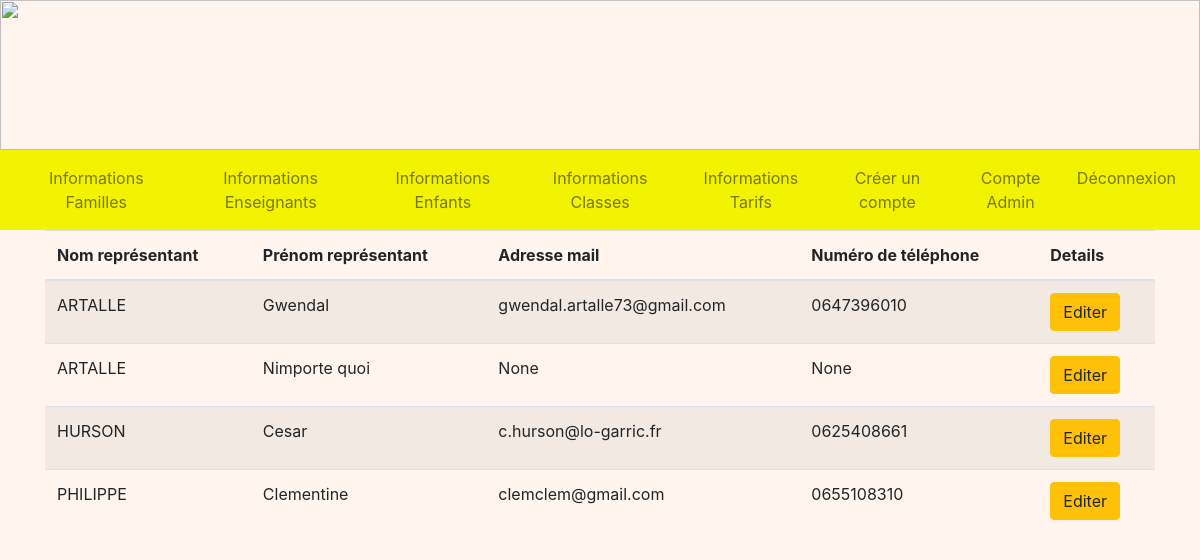
The app's page /infosFamilles (signed in), older data.
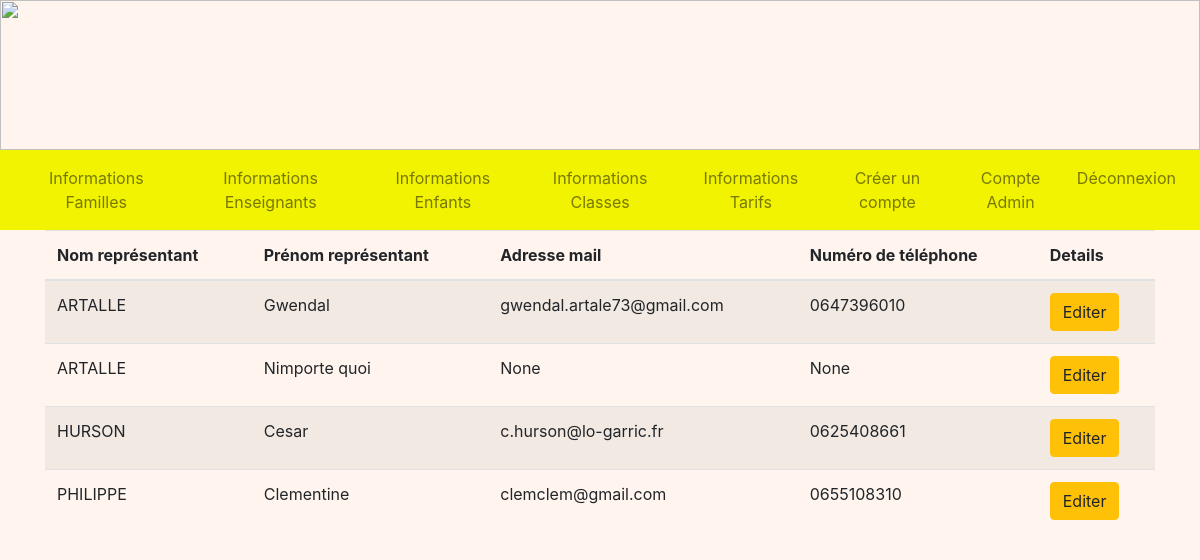
The same page, newer data.
### tables this page shows
CREATE TABLE Representant (
  code_representant integer primary key autoincrement,
  nom_representant TEXT NOT NULL,
  prenom_representant TEXT NOT NULL,
  telephone TEXT,
  email TEXT,
  identifiant TEXT NOT NULL,
  FOREIGN KEY (identifiant) REFERENCES Compte(identifiant)
);

### admin.py (the view)
@app.route('/infosFamilles', methods = ["GET"])
@login_required
def infosFamille():
    db = get_db()
    cur = db.cursor()
    user = cur.execute("SELECT type_compte FROM Compte WHERE identifiant = ?", (flask_login.current_user.name, )).fetchone()
    if user[0] == 'Admin':
        representants = cur.execute("SELECT * FROM representant ORDER BY nom_representant, prenom_representant").fetchall()
        return render_template('A_infosFamilles.html', representants=representants)
    return redirect(url_for('acceuil'))

### main.py (called while the page is built)
@login_manager.user_loader
def load_user(user_id):
    db = get_db()
    cur = db.cursor()
    user = cur.execute('SELECT identifiant, mot_de_passe FROM Compte WHERE identifiant=?', (user_id, )).fetchone()
    return User(user[0], user[1])

def get_db():
    if 'db' not in g:
        g.db = sqlite3.connect(DATABASE)
    return g.db

@app.teardown_appcontext
def close_connection(exception):
    db = g.pop('db', None)
    if db is not None:
        db.close()

### templates/A_infosFamilles.html (shortened to what this page needs)
<!DOCTYPE html>
<html>
<head>
    <link rel="stylesheet" href="https://cdn.jsdelivr.net/npm/bootstrap@4.3.1/dist/css/bootstrap.min.css"
>
    <link rel="stylesheet" href="/static/css/main.css">
</head>
<body>
    {% extends "A_layout.html" %}
    {% block content %}
    <div class="container">
        <table class="table table-striped">
            <thead>
                <tr>
                    <th scope="col">Nom représentant</th>
                    <th scope="col">Prénom représentant</th>
                    <th scope="col">Adresse mail</th>
                    <th scope="col">Numéro de téléphone</th>
                    <th scope="col">Details</th>
                </tr>
            </thead>
            <tbody>
                {% for representant in representants %}
                <tr>
                    <td>{{ representant[1] }}</td>
                    <td>{{ representant[2] }}</td>
                    <td>{{ representant[4] }}</td>
                    <td>{{ representant[3] }}</td>
                    <td>
                        <a href="/detailsFamille/{{ representant[0] }}" class="btn btn-warning">Editer</a>
                    </td>
                </tr>
                {% endfor %}
            </tbody>
        </table>
    </div>
    {% endblock %}

Row changes from the older to the newer data that the page shows:
changed Representant "Gwendal": email "gwendal.artalle73@gmail.com" → "gwendal.artale73@gmail.com"
